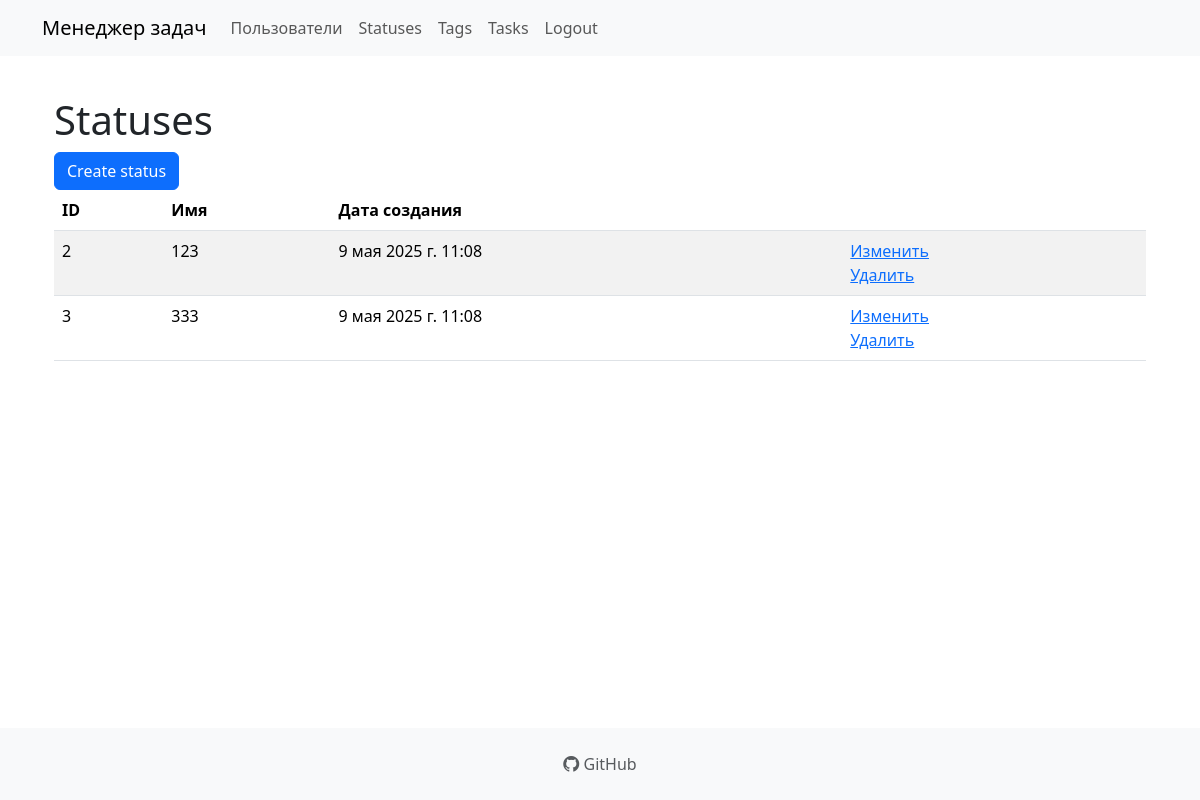
/statuses/ (signed in), run on an earlier commit of the app's database.
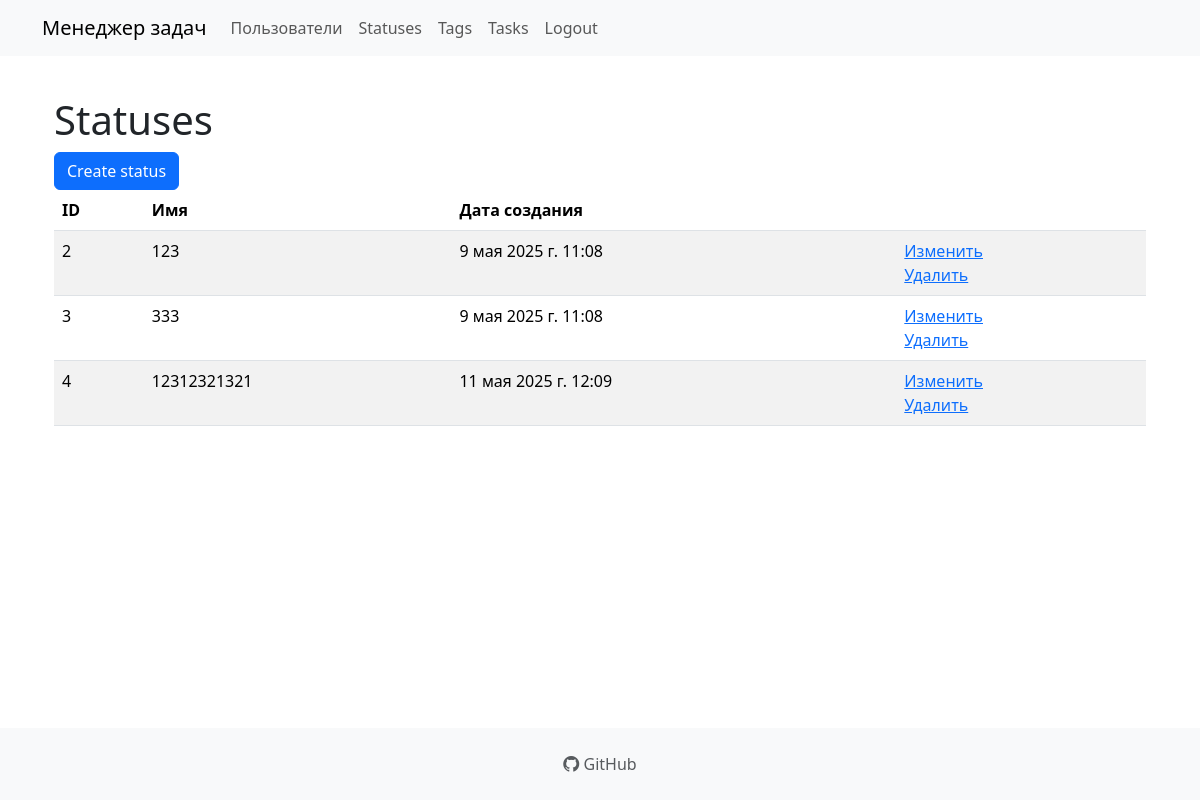
And on a later commit of the database.
### task_manager/status/models.py (models this page shows, shortened)
class Status(models.Model):
    name = models.CharField(max_length=255)
    created_at = models.DateTimeField(auto_now_add=True)

### task_manager/status/views.py (the view)
# urls.py: path("", StatusIndexView.as_view(), name='statuses_list'),
class StatusIndexView(LoginRequiredMessageMixin, ListView):
    model = Status
    template_name = 'statuses/index.html' # путь к шаблону
    context_object_name = 'statuses' # переменная в шаблоне

### task_manager/templates/statuses/index.html
{% extends "base.html" %}
{% load i18n %}
{% block content %}
    <main class="flex-grow-1">
        <div class="container-lg mt-3">
            <h1>Statuses</h1>
            <a class="btn btn-primary" href="{% url 'statuses_create' %}">{% trans "Create status" %}</a>
            <div class="table-responsive">
                <table class="table table-striped">
                    <thead>
                        <tr>
                            <th>ID</th>
                            <th>Имя</th>
                            <th>Дата создания</th>
                            <th></th>
                        </tr>
                    </thead>
                    <tbody>
                        {% for status in statuses %}
                        <tr>
                            <td>{{ status.id }}</td>
                            <td>{{ status.name }}</td>
                            <td>{{ status.created_at }}</td>
                            <td>
                                <a href="{% url 'statuses_update' pk=status.id %}">{% trans "Change" %}</a>
                                <br>
                                <a href="{% url 'statuses_delete' pk=status.id %}">{% trans "Delete" %}</a>
                            </td>
                        </tr>
                        {% endfor %}
                    </tbody>
                </table>
            </div>
        </div>
    </main>
{% endblock %}

What changed in the data, as far as the page shows it:
added Status: id "4", name "12312321321", created_at "11 мая 2025 г. 12:09"
